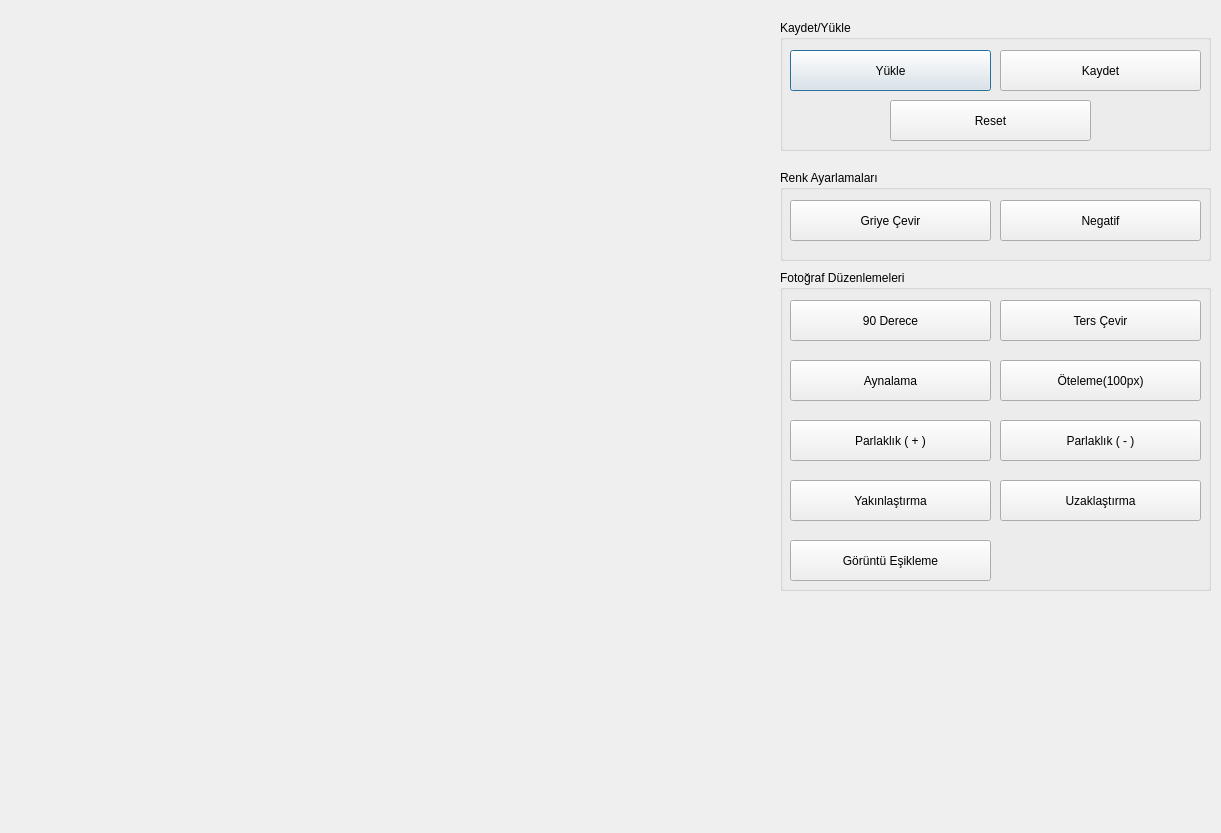
<?xml version="1.0" encoding="UTF-8"?>
<ui version="4.0">
 <class>Dialog</class>
 <widget class="QDialog" name="Dialog">
  <property name="geometry">
   <rect>
    <x>0</x>
    <y>0</y>
    <width>1221</width>
    <height>833</height>
   </rect>
  </property>
  <property name="windowTitle">
   <string>Dialog</string>
  </property>
  <widget class="QLabel" name="lbMesaj">
   <property name="enabled">
    <bool>true</bool>
   </property>
   <property name="geometry">
    <rect>
     <x>20</x>
     <y>20</y>
     <width>701</width>
     <height>781</height>
    </rect>
   </property>
   <property name="frameShape">
    <enum>QFrame::NoFrame</enum>
   </property>
   <property name="text">
    <string/>
   </property>
   <property name="scaledContents">
    <bool>true</bool>
   </property>
   <property name="alignment">
    <set>Qt::AlignLeading|Qt::AlignLeft|Qt::AlignTop</set>
   </property>
   <property name="indent">
    <number>-1</number>
   </property>
   <property name="openExternalLinks">
    <bool>false</bool>
   </property>
   <property name="textInteractionFlags">
    <set>Qt::NoTextInteraction</set>
   </property>
  </widget>
  <widget class="QGroupBox" name="groupBox">
   <property name="geometry">
    <rect>
     <x>780</x>
     <y>20</y>
     <width>431</width>
     <height>131</height>
    </rect>
   </property>
   <property name="font">
    <font>
     <family>Arial</family>
    </font>
   </property>
   <property name="title">
    <string>Kaydet/Yükle</string>
   </property>
   <widget class="QPushButton" name="btYukle">
    <property name="geometry">
     <rect>
      <x>10</x>
      <y>30</y>
      <width>201</width>
      <height>41</height>
     </rect>
    </property>
    <property name="font">
     <font>
      <family>Arial</family>
     </font>
    </property>
    <property name="text">
     <string>Yükle</string>
    </property>
   </widget>
   <widget class="QPushButton" name="btKaydet">
    <property name="geometry">
     <rect>
      <x>220</x>
      <y>30</y>
      <width>201</width>
      <height>41</height>
     </rect>
    </property>
    <property name="font">
     <font>
      <family>Arial</family>
     </font>
    </property>
    <property name="text">
     <string>Kaydet</string>
    </property>
   </widget>
   <widget class="QPushButton" name="btReset">
    <property name="geometry">
     <rect>
      <x>110</x>
      <y>80</y>
      <width>201</width>
      <height>41</height>
     </rect>
    </property>
    <property name="font">
     <font>
      <family>Arial</family>
     </font>
    </property>
    <property name="text">
     <string>Reset</string>
    </property>
   </widget>
  </widget>
  <widget class="QGroupBox" name="groupBox_3">
   <property name="geometry">
    <rect>
     <x>780</x>
     <y>170</y>
     <width>431</width>
     <height>91</height>
    </rect>
   </property>
   <property name="font">
    <font>
     <family>Arial</family>
    </font>
   </property>
   <property name="title">
    <string>Renk Ayarlamaları</string>
   </property>
   <widget class="QPushButton" name="btGri">
    <property name="geometry">
     <rect>
      <x>10</x>
      <y>30</y>
      <width>201</width>
      <height>41</height>
     </rect>
    </property>
    <property name="font">
     <font>
      <family>Arial</family>
     </font>
    </property>
    <property name="text">
     <string>Griye Çevir</string>
    </property>
   </widget>
   <widget class="QPushButton" name="btNegatif">
    <property name="geometry">
     <rect>
      <x>220</x>
      <y>30</y>
      <width>201</width>
      <height>41</height>
     </rect>
    </property>
    <property name="font">
     <font>
      <family>Arial</family>
     </font>
    </property>
    <property name="text">
     <string>Negatif</string>
    </property>
   </widget>
  </widget>
  <widget class="QGroupBox" name="groupBox_4">
   <property name="geometry">
    <rect>
     <x>780</x>
     <y>270</y>
     <width>431</width>
     <height>321</height>
    </rect>
   </property>
   <property name="font">
    <font>
     <family>Arial</family>
    </font>
   </property>
   <property name="title">
    <string>Fotoğraf Düzenlemeleri</string>
   </property>
   <widget class="QPushButton" name="bt90derece">
    <property name="geometry">
     <rect>
      <x>10</x>
      <y>30</y>
      <width>201</width>
      <height>41</height>
     </rect>
    </property>
    <property name="font">
     <font>
      <family>Arial</family>
     </font>
    </property>
    <property name="text">
     <string>90 Derece</string>
    </property>
   </widget>
   <widget class="QPushButton" name="btTersCevir">
    <property name="geometry">
     <rect>
      <x>220</x>
      <y>30</y>
      <width>201</width>
      <height>41</height>
     </rect>
    </property>
    <property name="font">
     <font>
      <family>Arial</family>
     </font>
    </property>
    <property name="text">
     <string>Ters Çevir</string>
    </property>
   </widget>
   <widget class="QPushButton" name="btAynalama">
    <property name="geometry">
     <rect>
      <x>10</x>
      <y>90</y>
      <width>201</width>
      <height>41</height>
     </rect>
    </property>
    <property name="font">
     <font>
      <family>Arial</family>
     </font>
    </property>
    <property name="text">
     <string>Aynalama</string>
    </property>
   </widget>
   <widget class="QPushButton" name="btOteleme">
    <property name="geometry">
     <rect>
      <x>220</x>
      <y>90</y>
      <width>201</width>
      <height>41</height>
     </rect>
    </property>
    <property name="font">
     <font>
      <family>Arial</family>
     </font>
    </property>
    <property name="text">
     <string>Öteleme(100px)</string>
    </property>
   </widget>
   <widget class="QPushButton" name="btYakinlastir">
    <property name="geometry">
     <rect>
      <x>10</x>
      <y>210</y>
      <width>201</width>
      <height>41</height>
     </rect>
    </property>
    <property name="font">
     <font>
      <family>Arial</family>
     </font>
    </property>
    <property name="text">
     <string>Yakınlaştırma</string>
    </property>
   </widget>
   <widget class="QPushButton" name="btParlaklikartir">
    <property name="geometry">
     <rect>
      <x>10</x>
      <y>150</y>
      <width>201</width>
      <height>41</height>
     </rect>
    </property>
    <property name="font">
     <font>
      <family>Arial</family>
     </font>
    </property>
    <property name="text">
     <string>Parlaklık ( + )</string>
    </property>
   </widget>
   <widget class="QPushButton" name="btParlaklikazalt">
    <property name="geometry">
     <rect>
      <x>220</x>
      <y>150</y>
      <width>201</width>
      <height>41</height>
     </rect>
    </property>
    <property name="font">
     <font>
      <family>Arial</family>
     </font>
    </property>
    <property name="text">
     <string>Parlaklık ( - )</string>
    </property>
   </widget>
   <widget class="QPushButton" name="btEsikleme">
    <property name="geometry">
     <rect>
      <x>10</x>
      <y>270</y>
      <width>201</width>
      <height>41</height>
     </rect>
    </property>
    <property name="font">
     <font>
      <family>Arial</family>
     </font>
    </property>
    <property name="text">
     <string>Görüntü Eşikleme</string>
    </property>
   </widget>
   <widget class="QPushButton" name="btUzaklastir">
    <property name="geometry">
     <rect>
      <x>220</x>
      <y>210</y>
      <width>201</width>
      <height>41</height>
     </rect>
    </property>
    <property name="font">
     <font>
      <family>Arial</family>
     </font>
    </property>
    <property name="text">
     <string>Uzaklaştırma</string>
    </property>
   </widget>
  </widget>
 </widget>
 <resources/>
 <connections/>
</ui>
